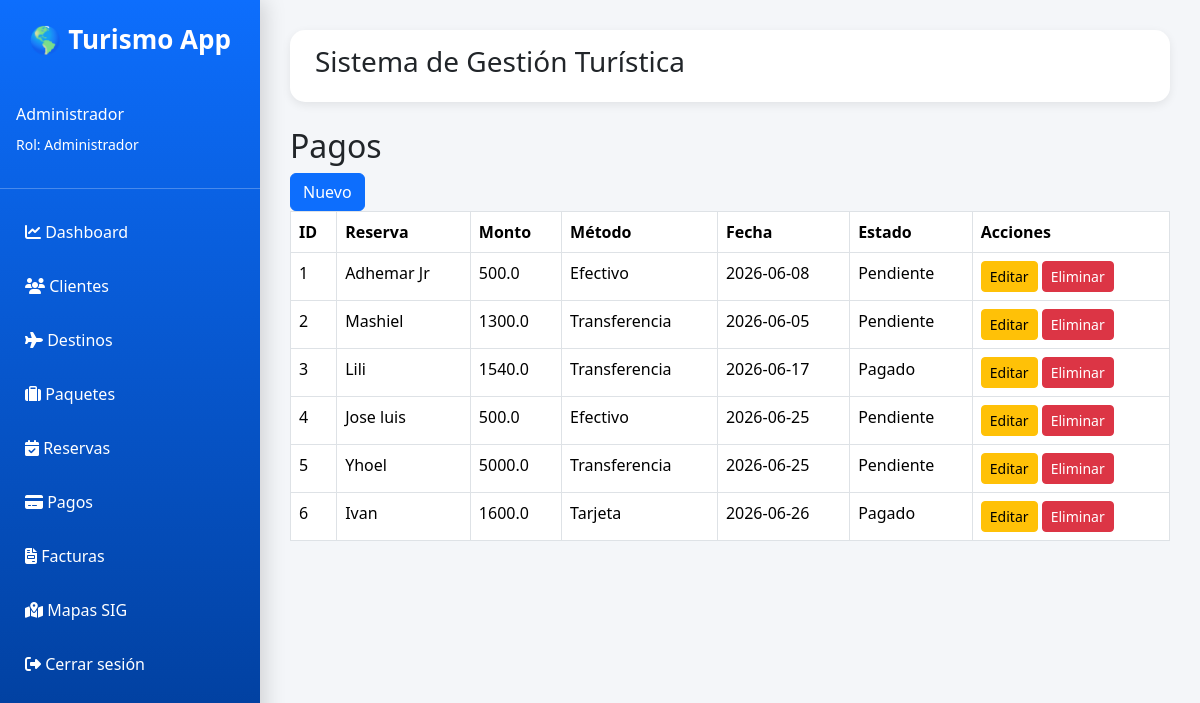
Screenshot of /pagos/ (signed in) with the database file from the repository.
### app/models.py (models this page shows, shortened)
class Usuario(UserMixin, db.Model):
    __tablename__ = "usuarios"
    id = db.Column(
        db.Integer,
        primary_key=True
    )
    nombre = db.Column(
        db.String(100),
        nullable=False
    )
    correo = db.Column(
        db.String(100),
        unique=True,
        nullable=False
    )
    password = db.Column(
        db.String(255),
        nullable=False
    )
    rol_id = db.Column(
        db.Integer,
        db.ForeignKey("roles.id"),
        nullable=False
    )

class Rol(db.Model):
    __tablename__ = "roles"
    id = db.Column(
        db.Integer,
        primary_key=True
    )
    nombre = db.Column(
        db.String(50),
        unique=True,
        nullable=False
    )
    usuarios = db.relationship(
        "Usuario",
        backref="rol",
        lazy=True
    )

class Pago(db.Model):
    __tablename__ = "pagos"
    id = db.Column(
        db.Integer,
        primary_key=True
    )
    monto = db.Column(
        db.Float,
        nullable=False
    )
    metodo_pago = db.Column(
        db.String(50),
        nullable=False
    )
    fecha_pago = db.Column(
        db.Date,
        nullable=False
    )
    estado = db.Column(
        db.String(50),
        nullable=False,
        default="Pendiente"
    )
    reserva_id = db.Column(
        db.Integer,
        db.ForeignKey("reservas.id"),
        nullable=False
    )
    reserva = db.relationship(
        "Reserva",
        backref="pagos"
    )

class Cliente(db.Model):
    __tablename__ = "clientes"
    id = db.Column(
        db.Integer,
        primary_key=True
    )
    nombre = db.Column(
        db.String(100),
        nullable=False
    )
    apellido = db.Column(
        db.String(100),
        nullable=False
    )
    telefono = db.Column(
        db.String(20)
    )
    correo = db.Column(
        db.String(100),
        unique=True
    )
    ci = db.Column(
        db.String(20),
        unique=True
    )

### app/pagos/routes.py (the view)
@pagos_bp.route("/")
def listar_pagos():
    pagos = Pago.query.all()
    return render_template(
        "pagos/listar.html",
        pagos=pagos
    )

### app/templates/pagos/listar.html
{% extends 'base.html' %}
{% block content %}
<h2>Pagos</h2>
{% if current_user.rol.nombre != "Cliente" %}
<a href="/pagos/nuevo" class="btn btn-primary">
    Nuevo
</a>
{% endif %}
<table class="table table-bordered">
    <thead>
        <tr>
            <th>ID</th>
            <th>Reserva</th>
            <th>Monto</th>
            <th>Método</th>
            <th>Fecha</th>
            <th>Estado</th>
            <th>Acciones</th>
        </tr>
    </thead>
    <tbody>
    {% for pago in pagos %}
    <tr>
        <td>{{ pago.id }}</td>
        <td>
            {{ pago.reserva.cliente.nombre }}
        </td>
        <td>{{ pago.monto }}</td>
        <td>{{ pago.metodo_pago }}</td>
        <td>{{ pago.fecha_pago }}</td>
        <td>{{ pago.estado }}</td>
        <td>
            {% if current_user.rol.nombre != "Cliente" %}
                <a href="/pagos/editar/{{ pago.id }}"
                    class="btn btn-warning btn-sm">
                        Editar
                </a>
                <a href="/pagos/eliminar/{{ pago.id }}"
                    class="btn btn-danger btn-sm">
                        Eliminar
                </a>
            {% else %}
                <span class="text-muted">
                    Solo lectura
                </span>
            {% endif %}
        </td>
    </tr>
    {% endfor %}
    </tbody>
</table>
{% endblock %}

### app/templates/base.html (shortened to what this page needs)
<!DOCTYPE html>
<html lang="es">
<head>
<link href="https://cdn.jsdelivr.net/npm/bootstrap@5.3.7/dist/css/bootstrap.min.css" rel="stylesheet">
<link rel="stylesheet"
href="https://cdnjs.cloudflare.com/ajax/libs/font-awesome/6.5.2/css/all.min.css">
</head>
<body>
<div class="sidebar offcanvas-md offcanvas-start"
     tabindex="-1"
     id="menu">
<div class="logo">
    🌎 Turismo App
</div>
{% if current_user.is_authenticated %}
<div class="text-white p-3">
    <h6>{{ current_user.nombre }}</h6>
    <small>
        Rol: {{ current_user.rol.nombre }}
    </small>
</div>
<hr>
{% endif %}
{% if current_user.is_authenticated %}
    {% if current_user.rol.nombre == "Administrador" %}
        <a href="/dashboard">
            <i class="fa-solid fa-chart-line"></i>
            Dashboard
        </a>
        <a href="/clientes">
            <i class="fa-solid fa-users"></i>
            Clientes
        </a>
        <a href="/destinos">
            <i class="fa-solid fa-plane"></i>
            Destinos
        </a>
        <a href="/paquetes">
            <i class="fa-solid fa-suitcase"></i>
            Paquetes
        </a>
        <a href="/reservas">
            <i class="fa-solid fa-calendar-check"></i>
            Reservas
        </a>
        <a href="/pagos">
            <i class="fa-solid fa-credit-card"></i>
            Pagos
        </a>
        <a href="/facturas">
            <i class="fa-solid fa-file-invoice"></i>
            Facturas
        </a>
        <a href="/mapas">
            <i class="fa-solid fa-map-location-dot"></i>
            Mapas SIG
        </a>
    {% endif %}
    <a href="/auth/logout">
        <i class="fa-solid fa-right-from-bracket"></i>
        Cerrar sesión
    </a>
{% endif %}
</div>
<div class="content">
<div class="topbar">
    <h3>
        Sistema de Gestión Turística
    </h3>
</div>
{% block content %}
{% endblock %}
</div>
</body>
</html>

### app/templates/base.html (style rules this page uses)
* { margin:0; padding:0; box-sizing:border-box; }
body { background:#f4f6f9; font-family:'Segoe UI',sans-serif; }
.sidebar { position:fixed; top:0; left:0; width:260px; height:100vh; background:linear-gradient( 180deg, #0d6efd, #003b95 ); color:white; padding-top:20px; box-shadow:5px 0 20px rgba(0,0,0,.15); transition:transform .35s ease; z-index:1050; }
.logo { text-align:center; font-size:26px; font-weight:bold; margin-bottom:30px; }
.sidebar a { display:block; color:white; text-decoration:none; padding:15px 25px; transition:.3s; }
.content { margin-left:260px; padding:30px; }
.topbar { background:white; border-radius:15px; padding:15px 25px; margin-bottom:25px; box-shadow:0 3px 10px rgba(0,0,0,.08); }

### rows the page displays
Usuario: nombre "Administrador"
Rol: rol.nombre "Administrador"
Pago: id "1", reserva.cliente.nombre "Adhemar Jr", monto "500.0", metodo_pago "Efectivo", fecha_pago "2026-06-08", estado "Pendiente"
Pago: id "2", reserva.cliente.nombre "Mashiel", monto "1300.0", metodo_pago "Transferencia", fecha_pago "2026-06-05", estado "Pendiente"
Pago: id "3", reserva.cliente.nombre "Lili", monto "1540.0", metodo_pago "Transferencia", fecha_pago "2026-06-17", estado "Pagado"
Pago: id "4", reserva.cliente.nombre "Jose luis", monto "500.0", metodo_pago "Efectivo", fecha_pago "2026-06-25", estado "Pendiente"
Pago: id "5", reserva.cliente.nombre "Yhoel", monto "5000.0", metodo_pago "Transferencia", fecha_pago "2026-06-25", estado "Pendiente"
Pago: id "6", reserva.cliente.nombre "Ivan", monto "1600.0", metodo_pago "Tarjeta", fecha_pago "2026-06-26", estado "Pagado"
